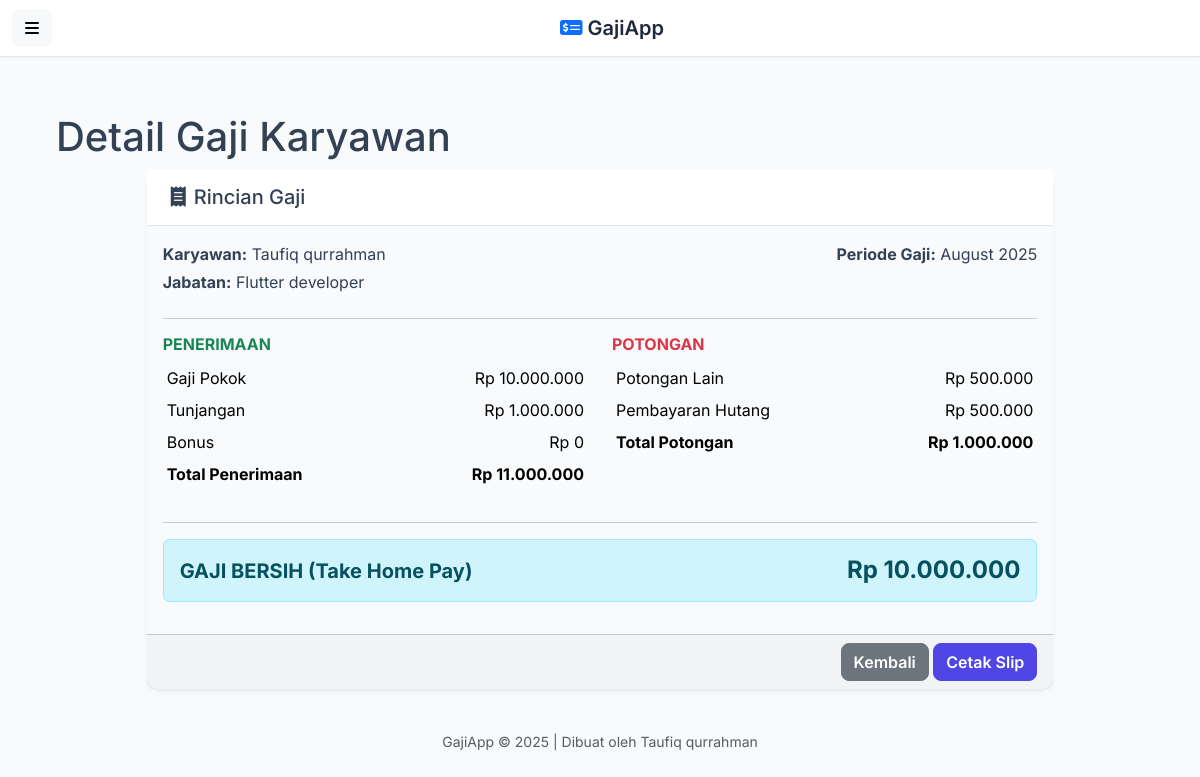
Screenshot of /penggajian/detail.php?id=2 with the database file from the repository.
### tables this page shows
CREATE TABLE `penggajian` (
  `id_penggajian` int(11) NOT NULL,
  `id_karyawan` int(11) NOT NULL,
  `bulan` varchar(2) NOT NULL,
  `tahun` varchar(4) NOT NULL,
  `gaji_pokok` decimal(10,2) NOT NULL,
  `tunjangan` decimal(10,2) DEFAULT 0.00,
  `bonus` decimal(10,2) DEFAULT 0.00,
  `potongan` decimal(10,2) DEFAULT 0.00,
  `hutang` decimal(10,2) DEFAULT 0.00,
  `sisa_hutang` decimal(10,2) DEFAULT 0.00,
  `gaji_bersih` decimal(10,2) NOT NULL,
  `tanggal_dibuat` timestamp NOT NULL DEFAULT current_timestamp()
);

CREATE TABLE `karyawan` (
  `id_karyawan` int(11) NOT NULL,
  `nik` varchar(50) NOT NULL,
  `nama_karyawan` varchar(255) NOT NULL,
  `jabatan` varchar(100) NOT NULL,
  `alamat` text DEFAULT NULL,
  `no_telpon` varchar(20) DEFAULT NULL,
  `email` varchar(100) DEFAULT NULL,
  `gaji_pokok` decimal(10,2) NOT NULL,
  `nama_bank` varchar(50) DEFAULT NULL,
  `no_rekening` varchar(50) DEFAULT NULL,
  `tanggal_masuk` date NOT NULL
);

### config/database.php (called while the page is built, shortened)
<?php
function format_rupiah($angka) {
    return "Rp " . number_format($angka, 0, ',', '.');
}
?>

### penggajian/detail.php (the view, shortened to what this page needs)
<?php
require_once '../config/database.php';
$id_penggajian = $_GET['id'];
$query = "SELECT pg.*, k.nik, k.nama_karyawan, k.jabatan, p.nama_perusahaan FROM penggajian pg JOIN karyawan k ON pg.id_karyawan = k.id_karyawan LEFT JOIN perusahaan p ON 1=1 WHERE pg.id_penggajian = ? LIMIT 1";
$stmt = mysqli_prepare($koneksi, $query); mysqli_stmt_bind_param($stmt, "i", $id_penggajian); mysqli_stmt_execute($stmt);
$result = mysqli_stmt_get_result($stmt); $data = mysqli_fetch_assoc($result);
$periode = date('F Y', mktime(0, 0, 0, $data['bulan'], 1, $data['tahun']));
$total_penerimaan = $data['gaji_pokok'] + $data['tunjangan'] + $data['bonus'];
$total_potongan = $data['potongan'] + $data['hutang'];
include(BASE_PATH . '/templates/header.php');
?>
<div id="page-content-wrapper">
    <div class="container-fluid px-4">
        <h1 class="mt-4">Detail Gaji Karyawan</h1>
        <div class="card col-md-10 mx-auto">
            <div class="card-header"><h5 class="card-title mb-0"><i class="fa-solid fa-receipt me-2"></i>Rincian Gaji</h5></div>
            <div class="card-body">
                <div class="row mb-4">
                    <div class="col-md-6"><p class="mb-1"><strong>Karyawan:</strong> <?= htmlspecialchars($data['nama_karyawan']) ?></p><p class="mb-0"><strong>Jabatan:</strong> <?= htmlspecialchars($data['jabatan']) ?></p></div>
                    <div class="col-md-6 text-md-end"><p class="mb-0"><strong>Periode Gaji:</strong> <?= htmlspecialchars($periode) ?></p></div>
                </div>
                <hr>
                <div class="row">
                    <div class="col-md-6">
                        <h6 class="text-success fw-bold">PENERIMAAN</h6>
                        <table class="table table-sm table-borderless">
                            <tr><td>Gaji Pokok</td><td class="text-end"><?= format_rupiah($data['gaji_pokok']) ?></td></tr>
                            <tr><td>Tunjangan</td><td class="text-end"><?= format_rupiah($data['tunjangan']) ?></td></tr>
                            <tr><td>Bonus</td><td class="text-end"><?= format_rupiah($data['bonus']) ?></td></tr>
                            <tfoot class="table-group-divider"><tr><th>Total Penerimaan</th><th class="text-end"><?= format_rupiah($total_penerimaan) ?></th></tr></tfoot>
                        </table>
                    </div>
                    <div class="col-md-6">
                        <h6 class="text-danger fw-bold">POTONGAN</h6>
                        <table class="table table-sm table-borderless">
                            <tr><td>Potongan Lain</td><td class="text-end"><?= format_rupiah($data['potongan']) ?></td></tr>
                            <tr><td>Pembayaran Hutang</td><td class="text-end"><?= format_rupiah($data['hutang']) ?></td></tr>
                            <tfoot class="table-group-divider"><tr><th>Total Potongan</th><th class="text-end"><?= format_rupiah($total_potongan) ?></th></tr></tfoot>
                        </table>
                    </div>
                </div>
                <hr>
                <div class="alert alert-info mt-3">
                    <div class="d-flex justify-content-between align-items-center">
                        <h5 class="mb-0 fw-bold">GAJI BERSIH (Take Home Pay)</h5>
                        <h4 class="mb-0 fw-bolder"><?= format_rupiah($data['gaji_bersih']) ?></h4>
                    </div>
                </div>
            </div>
            <div class="card-footer text-end">
                <a href="<?= BASE_URL ?>/penggajian/index.php" class="btn btn-secondary">Kembali</a>
                <a href="<?= BASE_URL ?>/penggajian/cetak_slip.php?id=<?= $id_penggajian ?>" class="btn btn-primary" target="_blank">Cetak Slip</a>
            </div>
        </div>
    </div>
</div>
<?php
include(BASE_PATH . '/templates/footer.php');
?>

### templates/header.php (shortened to what this page needs)
<!doctype html>
<html lang="id">
<head>
    <link href="https://cdn.jsdelivr.net/npm/bootstrap@5.3.3/dist/css/bootstrap.min.css" rel="stylesheet">
    <link rel="stylesheet" href="https://cdnjs.cloudflare.com/ajax/libs/font-awesome/6.5.2/css/all.min.css"/>
</head>
<body>
<header class="app-header navbar navbar-light">
  <div class="container-fluid">
    <button class="btn btn-light" type="button" data-bs-toggle="offcanvas" data-bs-target="#sidebarMenu" aria-controls="sidebarMenu">
      <i class="fa-solid fa-bars"></i>
    </button>
    <div class="navbar-brand d-none d-sm-block">
        <i class="fa-solid fa-money-check-dollar text-primary"></i> GajiApp
    </div>
  </div>
</header>
<main>

### templates/footer.php
<footer class="mt-auto text-center text-muted py-3">
    <small>GajiApp &copy; <?= date('Y') ?> | Dibuat oleh Taufiq qurrahman</small>
</footer>
</main> <script src="https://cdn.jsdelivr.net/npm/bootstrap@5.3.3/dist/js/bootstrap.bundle.min.js"></script>
</body>
</html>

### templates/header.php (style rules this page uses)
:root { --bs-blue: #0d6efd; --bs-indigo: #6610f2; --bs-purple: #6f42c1; --bs-pink: #d63384; --bs-red: #dc3545; --bs-orange: #fd7e14; --bs-yellow: #ffc107; --bs-green: #198754; --bs-teal: #20c997; --bs-cyan: #0dcaf0; --bs-white: #fff; --bs-gray: #6c757d; --bs-gray-dark: #343a40; --bs-primary: #4f46e5; --bs-secondary: #64748b; --bs-success: #10b981; --bs-info: #0ea5e9; --bs-warning: #f59e0b; --bs-danger: #ef4444; --bs-light: #f8fafc; --bs-dark: #1e293b; --bs-font-sans-serif: 'Inter', sans-serif; --bs-body-font-family: var(--bs-font-sans-serif); --bs-body-color: #334155; --bs-body-bg: var(--bs-light); }
body { font-family: var(--bs-body-font-family); background-color: var(--bs-body-bg); color: var(--bs-body-color); }
.app-header { background-color: #fff; border-bottom: 1px solid #e2e8f0; box-shadow: 0 1px 3px 0 rgba(0, 0, 0, 0.03), 0 1px 2px -1px rgba(0, 0, 0, 0.03); position: sticky; top: 0; z-index: 1020; }
.app-header .navbar-brand { color: var(--bs-dark); font-weight: 600; }
main { padding: 2rem; }
.card { border: none; border-radius: 0.75rem; box-shadow: 0 4px 6px -1px rgba(0, 0, 0, 0.05), 0 2px 4px -2px rgba(0, 0, 0, 0.05); margin-bottom: 1.5rem; }
.card-header { background-color: #fff; border-bottom: 1px solid #e2e8f0; font-weight: 600; padding: 1rem 1.5rem; }
.btn { border-radius: 0.5rem; font-weight: 600; transition: all 0.2s ease-in-out; }
.btn-primary { background-color: var(--bs-primary); border-color: var(--bs-primary); }

### rows the page displays
penggajian: id_karyawan.nama_karyawan "Taufiq qurrahman", id_karyawan.jabatan "Flutter developer", periode "August 2025", gaji_pokok "Rp 10.000.000", tunjangan "Rp 1.000.000", bonus "Rp 0", format_rupiah($total_penerimaan) "Rp 11.000.000", potongan "Rp 500.000", hutang "Rp 500.000", format_rupiah($total_potongan) "Rp 1.000.000", gaji_bersih "Rp 10.000.000"
